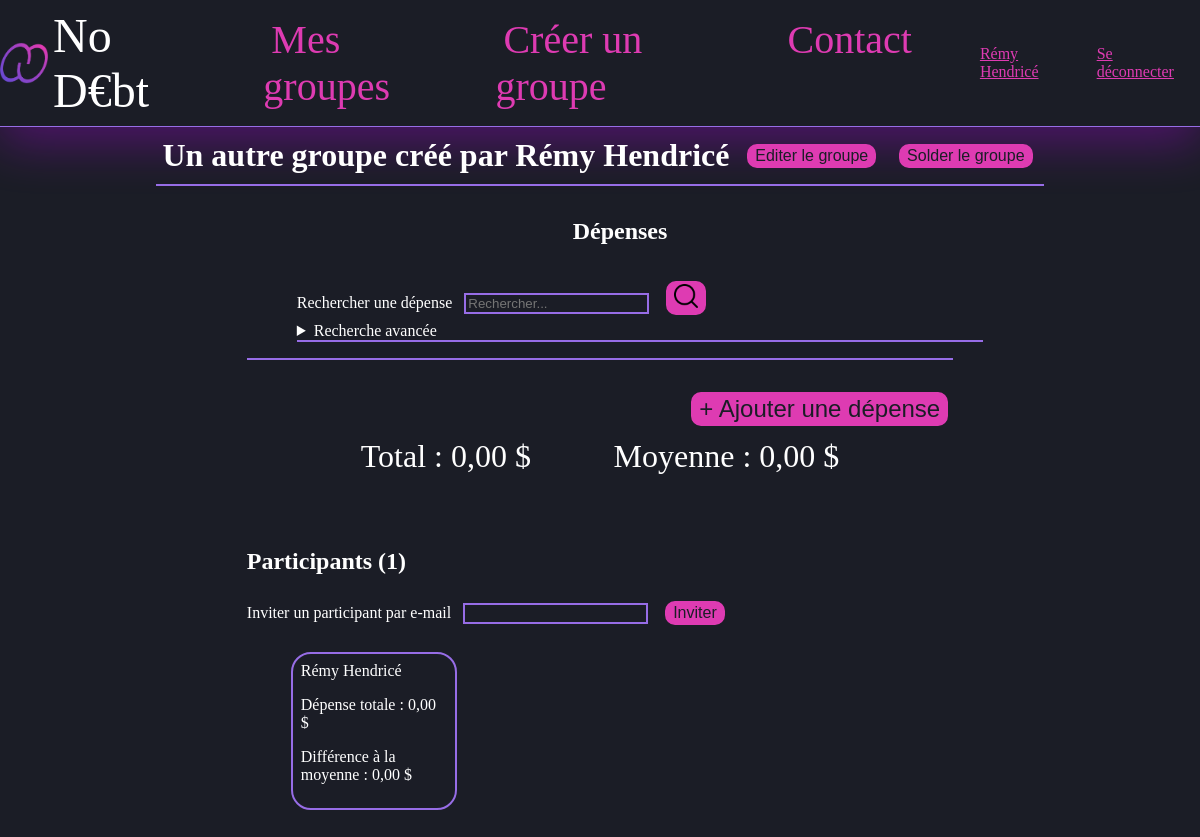
Screenshot of /group.php?gid=4 (signed in) with the database file from the repository.
### tables this page shows
CREATE TABLE `nodebt_utilisateur` (
  `uid` int(11) NOT NULL,
  `email` varchar(254) NOT NULL,
  `lastname` varchar(50) NOT NULL,
  `firstname` varchar(50) NOT NULL,
  `hashpass` varchar(128) NOT NULL,
  `isActive` tinyint(1) NOT NULL DEFAULT '1'
);

CREATE TABLE `nodebt_groupe` (
  `gid` int(11) NOT NULL,
  `nom` varchar(50) NOT NULL,
  `devise` varchar(5) NOT NULL,
  `own_uid` int(11) NOT NULL
);

### php/repository/UserRepository.php (called while the page is built, shortened)
<?php
class UserRepository
{
    public function getUserInfo($uid, &$message = ''){
        $user = null;
        try{
            $bd = DBLink::connectToDb();
            $stmt = $bd->prepare ("SELECT uid, email, firstname, lastname FROM ". self::TABLE_NAME
                ." WHERE uid = :uid");
            $stmt->bindValue(':uid', $uid);
            if($stmt->execute()){
                $user = $stmt->fetchObject("NoDebt\User");
            }
        }catch(Exception $e){
            $message = self::DB_ERROR_MESSAGE;
        }
        return $user;
    }
}

### inc/session.inc.php (called while the page is built, shortened)
<?php
require_once 'php/repository/ParticipationRepository.php';
require_once 'php/repository/UserRepository.php';
if (isset($_SESSION['userId'])){
    $ses_uid = $_SESSION['userId'];
    $userRepo = new UserRepository();
    $user = $userRepo->getUserInfo($ses_uid);
    $ses_firstName = $user->firstname;
    $ses_lastName = $user->lastname;
} else {
    $path = $_SERVER['PHP_SELF'];
    $file = basename ($path);
    if ($file !== 'index.php' && $file !== 'contact.php' && $file !== 'signup.php'
    && $file !== 'fogottenPassword.php' && $file !== 'sources.php') header('location: index.php');
}
?>

### php/repository/GroupRepository.php (called while the page is built, shortened)
<?php
require_once 'ParticipationRepository.php';
require_once 'php/domain/Group.php';
class GroupRepository
{
    public function getGeneralInfo($gid, &$message = ''){
        $group = null;
        try{
            $db = DBLink::connectToDb();
            $stmt = $db->prepare("SELECT gr.gid, gr.nom  AS name, gr.devise AS currency,
                CONCAT(owner.firstname,' ', owner.lastname)
                AS owner_name, IFNULL(SUM(dep.montant),0) AS total
                FROM nodebt_groupe gr
                JOIN nodebt_utilisateur owner on gr.own_uid = owner.uid
                LEFT JOIN nodebt_depense dep on dep.gid = gr.gid
                WHERE gr.gid = :gid
                GROUP BY gr.gid;");
            $stmt->bindValue(':gid', $gid);
            if($stmt->execute() && $stmt->rowCount() == 1){
                $group = $stmt->fetchObject("NoDebt\Group");
            }
        }catch(PDOException $e){
            $message = self::DB_ERROR_MESSAGE;
        }
        return $group;
    }
}

### php/domain/Group.php (called while the page is built, shortened)
<?php
require 'php/utils/CurrencyFormatter.php';
class Group
{
    public $currency;
    public $total;
    public function formatAmount($amount){
        $fmt = new CurrencyFormatter();
        return $fmt->formatCurrency($amount, $this->currency);
    }
    public function formatTotal(){
        return $this->formatAmount($this->total);
    }
}

### php/utils/CurrencyFormatter.php (called while the page is built, shortened)
<?php
class CurrencyFormatter
{
    public function formatCurrency($amount, $currency){
        $amount = floatval($amount);
        $symbol = $this->getCurrencySymbol($currency);
        return number_format($amount, 2, ',', ' ') . ' ' . utf8_encode($symbol);
    }
    public function getCurrencySymbol($currencyCode){
        switch ($currencyCode){
            case 'USD': return '&dollar;';
        }
    }
}

### php/repository/ParticipationRepository.php (called while the page is built, shortened)
<?php
class ParticipationRepository
{
    public function getParticipantsTotals($gid, &$message=''){
        $expenses = array();
        try{
            $db = DBLink::connectToDb();
            $stmt = $db->prepare("SELECT CONCAT(us.firstname,' ',us.lastname) AS name, IFNULL(SUM(exp.montant),0) AS total"
                ." FROM ". self::TABLE_NAME ." par"
                ." JOIN ". UserRepository::TABLE_NAME ." us ON us.uid = par.uid"
                ." LEFT JOIN ". ExpenseRepository::TABLE_NAME ." exp ON exp.uid = par.uid AND exp.gid = par.gid"
                ." WHERE par.gid = :gid AND par.estConfirme = TRUE"
                ." GROUP BY par.gid, par.uid");
            $stmt->bindValue(':gid',$gid);
            if($stmt->execute() && $stmt->rowCount() > 0){
                $expenses = $stmt->fetchAll(PDO::FETCH_CLASS,"NoDebt\Participant");
            }
        }catch(PDOException $e){
            $message = self::DB_ERROR_MESSAGE;
        }
        return $expenses;
    }
}

### group.php (the view, shortened to what this page needs)
<?php
include('inc/session.inc.php');
?>
<?php
require_once 'php/repository/GroupRepository.php';
require_once 'php/repository/UserRepository.php';
require_once 'php/repository/ParticipationRepository.php';
if(isset($_GET['gid']) || isset($_COOKIE['gid'])){
    $gid = isset($_GET['gid']) ? intval($_GET['gid']) : intval($_COOKIE['gid']);
    $actionSelf = htmlspecialchars($_SERVER['PHP_SELF']);
    $groupRepo = new GroupRepository();
    $participRepo = new ParticipationRepository();
    $group = $groupRepo->getGeneralInfo($gid);
    $participants = $participRepo->getParticipantsTotals($gid);
    $averageExp = count($participants) != 0 ? $group->total / count($participants) : $group->total;
}
?>
<!DOCTYPE html>
<html lang="fr">
<head>
    <link rel="stylesheet" href="css/style.css">
</head>
<body>
    <?php
    include("inc/header.inc.php");
    ?>
    <main>
        <header>
            <h1><?php echo "$group->name créé par $group->owner_name"?></h1>
            <form action="groupEdit.php" method="post">
                <button type="submit" name="editBtn" id="editBtn">Editer le groupe</button>
            </form>
            <form action="group01Settling.php" method="post">
                <button type="submit" name="settleBtn" id="settleBtn">Solder le groupe</button>
            </form>
        </header>
        <section class="groupView">
            <header class="expenses">
                <h2>Dépenses</h2>
                <ul class="search">
                    <li>
                        <form name="simple-search-expense" class="search">
                            <label for="search">Rechercher une dépense </label>
                            <input type="text" id="search" name="search" placeholder="Rechercher..."/>
                            <button type="submit" name="searchBtn"><img class="iconx24" src="images/search.png" alt="Rechercher"/></button>
                        </form>
                    </li>
                    <li>
                        <details>
                            <summary>Recherche avancée</summary>
                        </details>
                    </li>
                </ul>
            </header>
            <form class="addButton" method="post" action="expenseAdd.php">
                <button class="biggerBtn" type="submit" name="addExpenseBtn" id="addExpenseBtn">+ Ajouter une dépense</button>
            </form>
            <section class="expenses-total">
                <p>Total : <?php echo $group->formatTotal() ?></p>
                <p>Moyenne : <?php echo $group->formatAmount($averageExp)?></p>
            </section>
        </section>
        <section class="participants">
            <h2>Participants (<?php echo count($participants)?>)</h2>
            <form name="invite-participant" method="post" action="<?php echo $actionSelf?>">
                <label for="inviteEmail">Inviter un participant par e-mail</label>
                <input type="email" name="inviteEmail" id="inviteEmail" value="<?php if(isset($inviteEmail)) echo $inviteEmail ?>"/>
                <button type="submit" name="inviteBtn" id="inviteBtn">Inviter</button>
            </form>
            <ul class="participants-list">
                <?php
                foreach ($participants as $participant){
                    include('inc/participantTemplate.php');
                }
                ?>
            </ul>
        </section>
    </main>
</body>
</html>

### inc/header.inc.php (shortened to what this page needs)
<?php if(isset($ses_uid)) : ?>
<header class="nav-header">
    <a href="myGroups.php" class="nodebt"><img id="logo" src="images/icon.png" alt="logo"/>No D€bt</a>
    <nav class="website-nav">
        <ul class="nav-links">
            <li><a href="myGroups.php">Mes groupes</a></li>
            <li><a href="createGroup.php">Créer un groupe</a></li>
            <li><a href="contact.php">Contact</a></li>
        </ul>
    </nav>
    <nav class="profile-nav">
        <ul class="nav-links">
            <li><a href="editProfile.php"><?php echo isset($ses_lastName) && isset ($ses_firstName) ? $ses_firstName.' '.$ses_lastName : 'Profil' ?></a></li>
            <li><a href="disconnect.php">Se déconnecter</a></li>
        </ul>
    </nav>
</header>
<?php endif ?>

### css/style.css (style rules this page uses)
body { font-family: OpenDyslexic; color: #ffffff; background-color: #1b1d26; margin: 0; }
.nodebt { display: flex; align-items: center; color: #ffffff; font-size: 3rem; font-family: BebasNeue-Regular; text-decoration: none; }
#logo { height: 1em; margin-right: 5px; }
main { margin-left: 3%; margin-right: 3%; padding-left: 10%; padding-right: 10%; display: flex; flex-direction: column; flex-wrap: wrap; }
input, select, textarea { border: 2px solid rgb(151, 109, 230); background-color: #1b1d26; color: #fa8fdc; transition: all 0.4s ease 0s; margin: 8px; }
a { color: #DE3BB2; transition: all 0.4s ease 0s; }
h1 { margin: 10px 0 10px 0; }
summary { border-bottom: 2px solid rgb(151, 109, 230); }
header { height: 20%; width: 100%; margin: 0; border-bottom: 2px solid rgb(151, 109, 230); display: flex; flex-direction: row; justify-content: space-around; align-items: center; }
header.nav-header { height: 20%; width: 100%; margin: 0; border-bottom: 1px solid rgb(151, 109, 230); display: flex; flex-direction: row; justify-content: center; align-items: center; }
body > header { border: none; margin: 0; box-shadow: 0 15px 50px 0 rgba(190, 0, 255, 0.33); }
main section { padding: 2px; margin: 10px 10% 0 10%; }
.groupView > header { display: flex; flex-direction: column; flex-wrap: wrap; }
button { border: 2px solid #DE3BB2; font-size: 1em; border-radius: 10px; margin-left: 5px; margin-right: 5px; color: #1b1d26; background-color: #DE3BB2; transition: all 0.3s ease 0s; }
nav.website-nav { display: flex; flex-direction: column-reverse; }
nav.website-nav a { text-decoration: none; font-family: BebasNeue-Regular; font-size: 2.5rem; transition: all 0.25s ease 0s; margin: 8px; }
ul.nav-links { display: flex; flex-direction: row; justify-content: space-between; justify-items: center; }
ul.search { width: 100%; display: flex; flex-direction: column; }
li { margin: 0 10px 0 10px; list-style-type: none; }
.participants-list { display: flex; flex-direction: row; justify-content: flex-start; flex-wrap: wrap; list-style-type: none; }
.expenses-total { display: flex; justify-content: space-around; align-content: space-between; font-size: 2em; }
.expenses-total p { margin: 0; }
.iconx24 { height: 24px; }
.addButton { display: flex; flex-direction: row-reverse; }
.biggerBtn { font-size: 1.5em; }

### rows the page displays
nodebt_utilisateur: firstname "Rémy", lastname "Hendricé"
nodebt_groupe: nom "Un autre groupe"

### other values shown
$group->owner_name "Rémy Hendricé"
$group->formatTotal() "0,00 $"
$group->formatAmount($averageExp) "0,00 $"
count($participants) "1"
$name "Rémy Hendricé"
$totalString "0,00 $"
$diffString "0,00 $"
